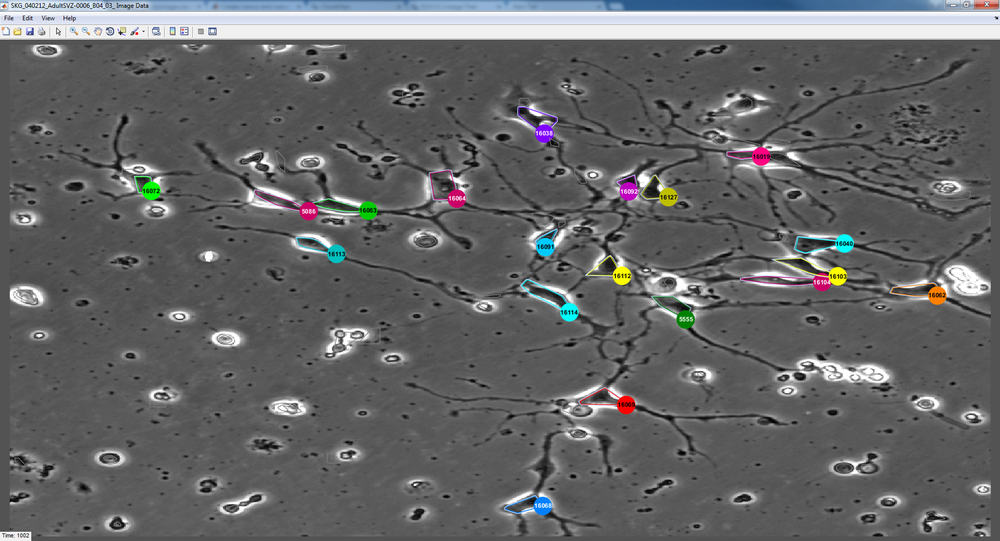
%> input picture MarkDownImages/CellsWindow.png, 1000 x 541 px, shrunk from 1893 x 1025 before the run
$ octave --eval "result = findCropRegion('../../../MarkDownImages/CellsWindow.png');"   (GNU Octave 9; MATLAB toolbox functions it lacks are replaced by stand-ins)
%> lines starting %> are read from the running program, lines starting %| are printed output that depends on the picture; in (x1, y1, x2, y2) boxes, pixels count from 0 and x2, y2 are one past the last pixel; in counts of white or black regions, pixels touching at a corner belong together; the program's own positions count from 1
function [ region ] = findCropRegion( fname )
%> called with fname = '../../../MarkDownImages/CellsWindow.png'
    alpha = 0.5;
    border = 5;

    im = imread(fname);
%> im is the input picture: size 541x1000x3 uint8; mean R, G, B 101.1, 101.9, 102.8
    im = mat2gray(im);
%> im: size 541x1000x3 double
    th = graythresh(im);
%> th = 0.592
    bw = im2bw(im, th * alpha);
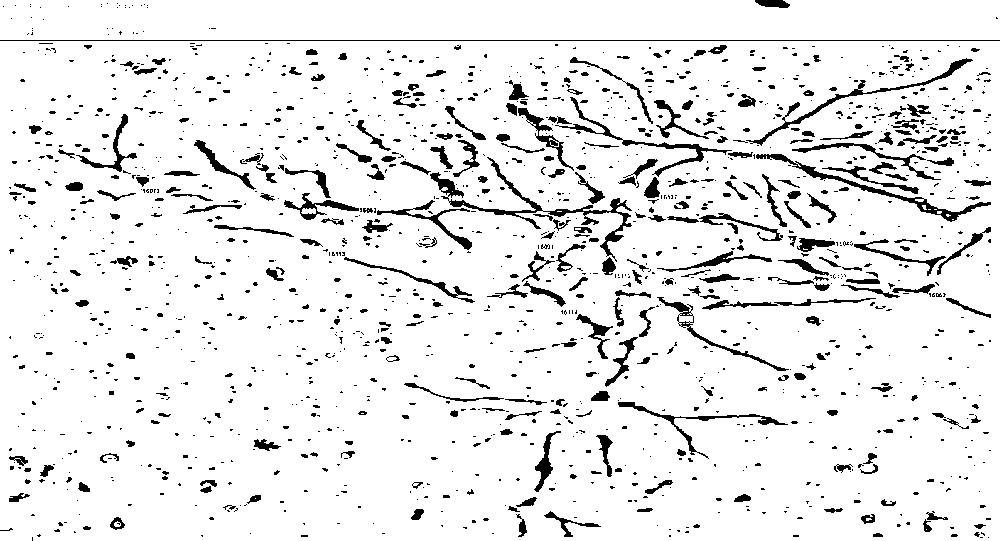
%> bw: size 541x1000 logical; 91.9% white; 1593 black regions (1237 under 20 px), largest, box (x1, y1, x2, y2) and area: (430, 157, 632, 262) 1865, (756, 154, 991, 222) 1223, (746, 58, 973, 146) 1033
    % imagesc(bw), colormap(gray);

    CC = bwconncomp(bw);
%> CC = 44 connected components
    numPixels = cellfun(@numel,CC.PixelIdxList);
%> numPixels = 44 values, max 457103 at index 2, min 1 at index 5, mean 11297.4
    [biggest idx] = max(numPixels);
%> biggest = 457103; idx = 2
    [r c] = ind2sub(size(bw), CC.PixelIdxList{idx});
    minR = min(r);
%> minR = 42
    minC = min(c);
%> minC = 1
    maxR = max(r);
%> maxR = 541
    maxC = max(c);
%> maxC = 1000

    region = [(minR + border) (minC + border) (maxR - border) (maxC - border)];
%> region = [47 6 536 995]
end
